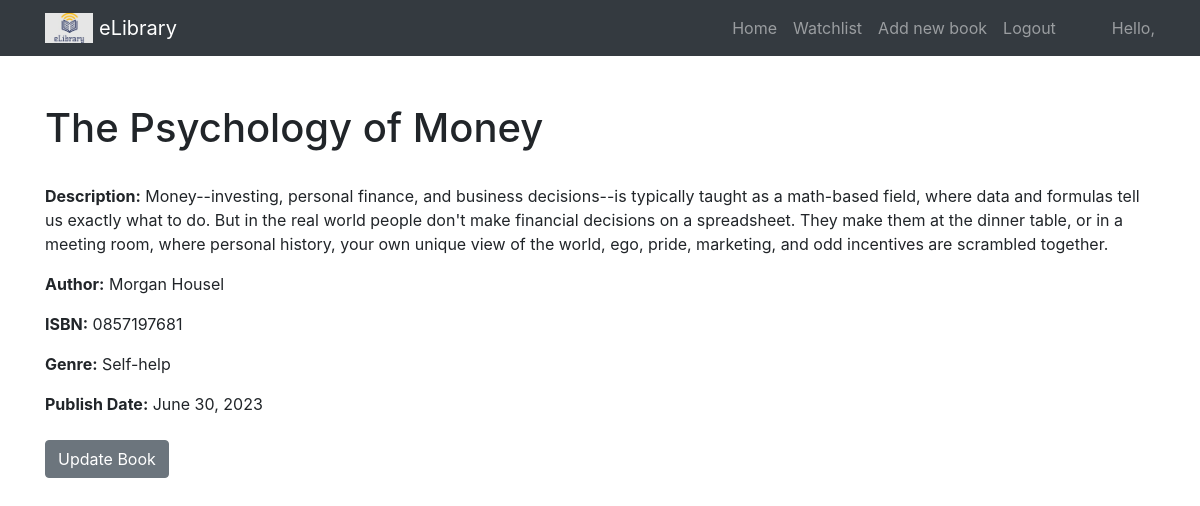
Screenshot of /eLibrary/book/The Psychology of Money with the database file from the repository.
### eLibrary/models.py (models this page shows, shortened)
class Book(models.Model):
    title = models.CharField(max_length=100, unique=True)
    author = models.CharField(max_length=100, default="Unknown")
    isbn = models.CharField(max_length=20, default="N/A", unique=True)
    genre = models.CharField(max_length=50, default="Unknown")
    description = models.TextField(blank=True, null=True)
    publish_date = models.DateField()

### eLibrary/views.py (the view, shortened to what this page needs)
# urls.py: path('book/<str:book_title>', views.book_view, name="book_view"),   #specifc page view
def book_view(request, book_title):
    book = get_object_or_404(Book, title=book_title)
    is_watchlisted = False
    if request.user.is_authenticated:
        user_profile = Profile.objects.get(user=request.user)
        if book in user_profile.my_books.all():
            is_watchlisted = True
    return render(request, 'eLibrary/book.html', {
        'book': book,
        'is_watchlisted': is_watchlisted,
    })

### eLibrary/templates/eLibrary/book.html (shortened to what this page needs)
{% extends 'eLibrary/layout.html' %}
{% block body %}
  <div class="container mt-5">
    <div class="row">
      <div class="col">
        <h1>{{ book.title }}</h1>
        <br>
        {% if book.description %}
          <p><strong>Description:</strong> {{ book.description }}</p>
        {% endif %}
        <p><strong>Author:</strong> {{ book.author }}</p>
        <p><strong>ISBN:</strong> {{ book.isbn }}</p>
        <p><strong>Genre:</strong> {{ book.genre }}</p>
        <p><strong>Publish Date:</strong> {{ book.publish_date }}</p>
        <a href="{% url 'eLibrary:update_book' book.title %}" class="btn btn-secondary mt-2">Update Book</a>
      </div>
    </div>
  </div>
{% endblock %}

### rows the page displays
Book: title "The Psychology of Money", description "Money--investing, personal finance, and business decisions--is typically taught as a math-based field, where data and formulas tell us exactly what to do. But in the real world people don't make financial decisions on a spreadsheet. They make them at the dinner table, or in a meeting room, where personal history, your own unique view of the world, ego, pride, marketing, and odd incentives are scrambled together.", author "Morgan Housel", isbn "0857197681", genre "Self-help", publish_date "June 30, 2023"
